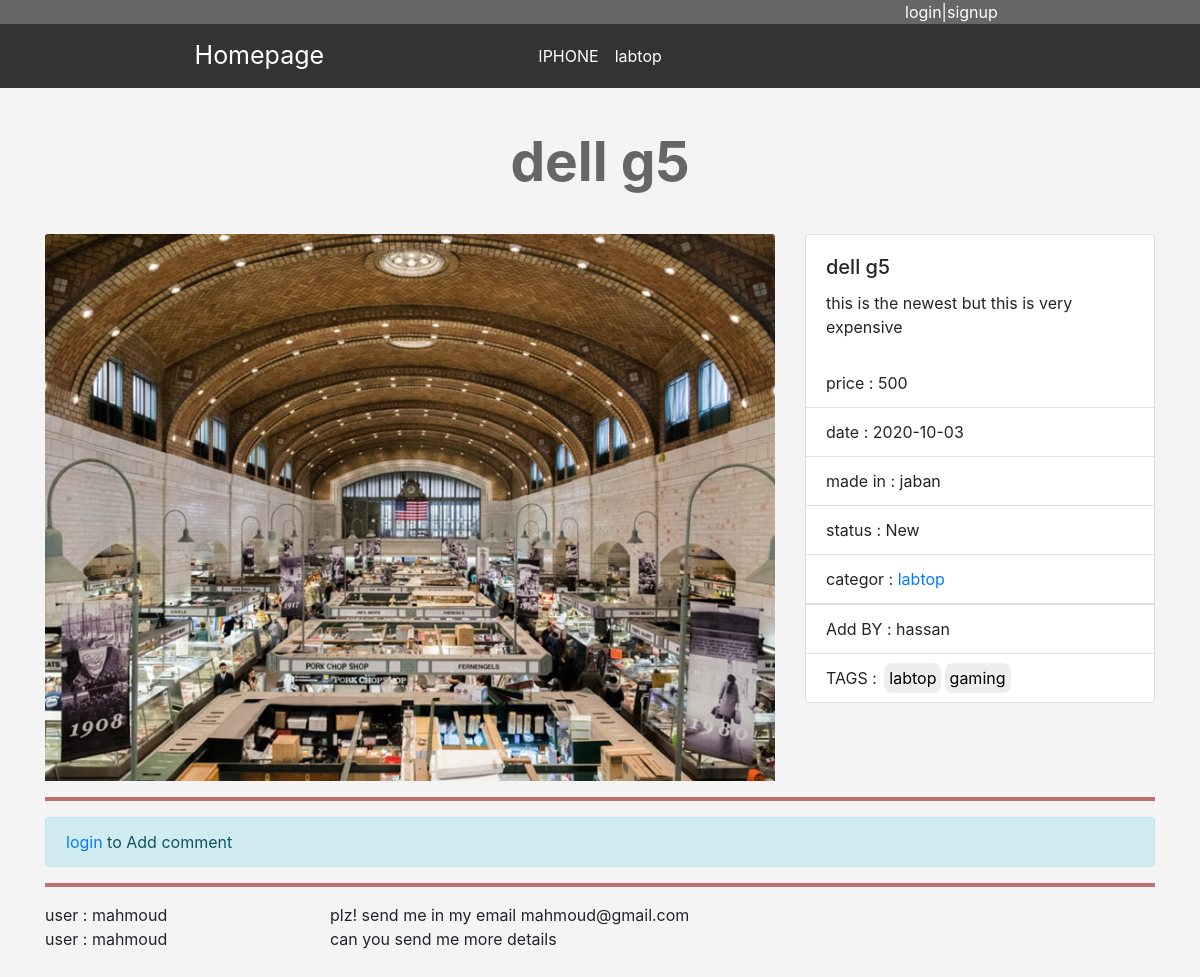
/item.php?itemid=3, run on the app's committed database.
### tables this page shows
CREATE TABLE `categor` (
  `ID` int(11) NOT NULL,
  `thename` varchar(255) NOT NULL,
  `deck` varchar(255) NOT NULL,
  `ordering` int(11) NOT NULL,
  `visible` int(11) NOT NULL DEFAULT 0,
  `comment` int(11) NOT NULL DEFAULT 0,
  `ads` int(11) NOT NULL DEFAULT 0,
  `parent` int(11) NOT NULL DEFAULT 0
);

CREATE TABLE `items` (
  `ID` int(11) NOT NULL,
  `name` varchar(255) NOT NULL,
  `desk` varchar(255) NOT NULL,
  `price` int(11) NOT NULL,
  `add_date` date NOT NULL,
  `country_made` varchar(255) NOT NULL,
  `status` int(11) NOT NULL,
  `cate_id` int(11) NOT NULL,
  `member_id` int(11) NOT NULL,
  `tag` varchar(255) NOT NULL,
  `approv` int(11) NOT NULL DEFAULT 0
);

CREATE TABLE `users` (
  `ID` int(11) NOT NULL,
  `username` varchar(255) NOT NULL,
  `pass` varchar(255) NOT NULL,
  `email` varchar(255) NOT NULL,
  `Fullname` varchar(255) NOT NULL,
  `regstatus` int(11) NOT NULL DEFAULT 0,
  `history` date NOT NULL,
  `image` varchar(255) NOT NULL,
  `groupID` int(11) NOT NULL DEFAULT 0
);

CREATE TABLE `comments` (
  `com_id` int(11) NOT NULL,
  `comment` varchar(255) NOT NULL,
  `status` int(11) NOT NULL DEFAULT 0,
  `com_data` date NOT NULL,
  `item_id` int(11) NOT NULL,
  `mem_id` int(11) NOT NULL
);

### init.php (called while the page is built, shortened)
<?php
$stpl = "C:\\xampp\htdocs\php_mah\\eCommerce\includes\\templates\\";
$css = "includes/templates/layout/css";
$header = $stpl . "header.php";
include $header;

### includes/languages/en.php (called while the page is built)
<?php
  function lang ($phrase)
  {
      static $lang = array
      (
            "home"    => "Homepage ",
            "cate"     => "categories",
            "item"    =>  "Item",
            "members" =>"Members",
            "comm"    => "Comments",
            "stat"    => "STATISTICS",
            "logs"    => "LOGS",
      );
      return $lang[$phrase];
  }

### item.php (the view, shortened to what this page needs)
<?php
include "init.php";
if(isset($_GET["itemid"]) && is_numeric($_GET["itemid"]))
{
    $itemid =$_GET["itemid"];
    $stmt = $con->prepare("SELECT items.* , categor.thename , users.username
                          FROM items
                          INNER JOIN categor ON categor.ID   = items.cate_id
                          INNER JOIN users   ON  users.ID    = items.member_id
                          WHERE items.ID = ? AND items.approv = 1");
    $stmt->execute(array($itemid));
    $items = $stmt->fetch();
    $count = $stmt->rowCount();
    if($count > 0){
    ?>
   <h1 class="text-center"><?php echo $items["name"] ; ?></h1>
     <div class="container">
         <div class="row">
             <div class="col-lg-8">
             <img src="../eCommerce/includes/templates/layout/img/ven3.jpg" class="card-img-top" alt="...">
             </div>
         <div class="col-lg-4">
                    <div class="card">
                    <div class="card-body">
                        <h5 class="card-title"><?php echo $items["name"]; ?></h5>
                        <p class="card-text"><?php echo $items["desk"] ?></p>
                    </div>
                    <ul class="list-group list-group-flush">
                        <li class="list-group-item">price   : <?php echo $items["price"] ?></li>
                        <li class="list-group-item">date    : <?php echo $items["add_date"] ?></li>
                        <li class="list-group-item">made in : <?php echo $items["country_made"]; ?></li>
                        <li class="list-group-item">status  : <?php
                        if($items["status"] == 1){echo "New" ;}
                        ?></li>
                        <li class="list-group-item">categor : <a href="catego.php?pagecat=<?php echo $items["cate_id"] ?>">
                        <?php echo $items["thename"]; ?></li> </a>
                        <li class="list-group-item">Add BY : <?php echo $items["username"]; ?></li>
                        <li class="list-group-item">TAGS :
                        <?php
                          $alltag = explode(",",$items["tag"]);
                          foreach($alltag as $tag)
                          {
                              $tag = str_replace(" " , "" , $tag);
                              $strlower = strtolower($tag);
                              if(! empty($tag)){
                              echo "<a class='tag' href='tags.php?name=".$strlower."'>".$tag."</a>";
                              }
                          }
                        ?>
                        </li>
                    </ul>
                    </div>
                </div>
         </div>
         <hr class="custom_hr">
         <?php
         if(isset($_SESSION["username"]))
         {
             ?>
         <div class="row">
            <div class="col-lg-3"></div>
            <div class="col-lg-9">
              <div class="add_comment">
                <h3>Add your comment</h3>
                <form action="<?php echo $_SERVER["PHP_SELF"] . "?itemid=" .  $items["ID"]  ?>" method="POST">
                    <textarea name="comment" required></textarea>
                    <input class="btn btn-primary" type="submit" value="Add comment">
                </form>
              </div>
            </div>
          </div>
          <?php
           if($_SERVER["REQUEST_METHOD"] == 'POST')
           {
                $com    =  filter_var($_POST["comment"],FILTER_SANITIZE_STRING);
                $itemid =  $items["ID"];
                $memid  =  $_SESSION["uid"];
                if(empty($com))
                {
                    echo "<div class='alert alert-danger'>comment mustn't be <b>Empty</b></div>";
                }
                else
                {
                    $stmt=$con->prepare("INSERT
                                        INTO comments
                                        (comment ,`status`, com_data , item_id , mem_id )
                                        VALUES (:c , 0 , now() , :i , :m)");
                    $stmt->execute(array(
                        'c' =>  $com,
                        "i" =>  $itemid ,
                        'm' =>  $memid
                    ));
                    $count = $stmt->rowCount();
                    if($count > 0)
                    {
                        echo "<div class='alert alert-success'>Comment Added</div>";
                    }
                }
           }
         }
         else
         {
            ?>
              <div class="alert alert-info"><a href="login.php">login</a> to Add comment</div>
            <?php
         }
          ?>
          <?php
              $stmt = $con->prepare("SELECT comments.* , items.* , users.username
                                    FROM comments
                                    INNER JOIN items ON items.ID = comments.item_id
                                    INNER JOIN users ON users.ID = comments.mem_id
                                    WHERE comments.status = 1
                                    AND  items.ID= ?
                                    ORDER BY comments.com_id DESC ");
               $stmt->execute(array($items["ID"]));
               $comments = $stmt->fetchAll();
               $count = $stmt->rowCount();
          ?>
         <hr class="custom_hr">
        <?php  if($count > 0) {  ?>
         <?php
             foreach($comments as $com)
             {
                 ?>
                 <div class="row">
                     <div class="col-lg-3">
                     user  :  <?php echo $com["username"] ?>
                     </div>
                     <div class="col-lg-8">
                         <?php echo $com["comment"] ?>
                     </div>
                 </div>
                 <?php
             }
         ?>
         <?php
         }
         else
         {
             echo "<div class='alert alert-info'>no comments to show </div>";
         }
         ?>
     </div>
    <?php
    }
    else
    {
        echo "<div class='container'>";
        echo "<div class='alert alert-danger'>there is no such ID OR waiting approval</div>";
        echo "</div>";
    }
}
else
{
    header("location:index.php");
}
?>

### includes/templates/header.php (shortened to what this page needs)
<!doctype html>
<html>
<head>
    <link rel="stylesheet" href="<?php echo $css; ?>/bootstrap.css">
    <link rel="stylesheet" href="<?php echo $css; ?>/fontawes/font1/css/all.css">
    <link rel="stylesheet" href="<?php echo $css; ?>/front.css">
</head>
<body>
    <div class="upernav">
        <div class="container">
            <div class="row">
                <?php
                if(isset($_SESSION["username"]))
                {
                 echo  "<div class='welco'>". "welcome " .  $_SESSION["username"] . " <wbr> " . "</div>";
                 $countstatus =  checkstatus ($_SESSION["username"]);
                 if ($countstatus > 0)
                 {
                     echo  " you are not active sir by admin" ;
                 }else
                 {
                     echo "<div class='col-lg-8'>";
                        echo "<a href='porfile.php'> portfile  </a>"."<wbr>";
                        echo "<a href='newad.php'>   New Ads</a>";
                        echo "<a href='logout.php'>  logout </a>";
                     echo "</div>";
                 }
                }
                else{
                ?>
                <div class="col-lg-9"></div>
                <div class="upnav col-lg-3">
                <a href="login.php">login|signup</a>
                </div>
                <?php
                }
                ?>
            </div>
        </div>
    </div>
    <nav class="navbar navbar-expand-lg text-center">
        <a class="navbar-brand color col-lg-5" href="index.php"><?php echo lang("home") ?></a>
        <div class="collapse navbar-collapse" id="navbarSupportedContent">
            <ul class="navbar-nav mr-auto col-lg-7 text-right">
                <?php
                $stmt = $con->prepare("SELECT * FROM categor WHERE parent = 0 ORDER BY ID ASC");
                $stmt->execute();
                $cats = $stmt->fetchAll();
                foreach ($cats as $cat) {
                ?>
                    <li class="nav-item active">
                        <a class="nav-link color" href="catego.php?pagecat=<?php echo $cat["ID"]; ?>"><?php echo $cat["thename"]; ?></a>
                    </li>
                <?php
                }
                ?>
            </ul>
        </div>
    </nav>

### includes/templates/layout/css/front.css (style rules this page uses)
* { margin: 0px; padding: 0px; box-sizing: border-box; }
body { background-color: #f4f4f4; height: 1200px; }
h1 { font-size: 55px; margin: 40px 0; font-weight: bold; color: #666; }
.upernav { background-color: #666; }
.upnav a { padding: 5px; color: #fff; text-decoration: none; transition: all 0.45s ease-in-out; }
nav { background-color: #333 !important; }
.navbar-brand { font-size: 25px; }
.navbar-collapse { margin-left: 1%; }
.color { color: #Fff; }

### item.php (style rules this page uses)
.custom_hr { color: #bb6f6f; border: 2px solid; }
.tag { background-color: #eee; padding: 5px; color: #000; text-decoration: none; margin-left: 1%; border-radius: 8px; }

### data on the page
categor: thename "IPHONE"
categor: thename "labtop"
items: name "dell g5", desk "this is the newest but this is very expensive", price "500", add_date "2020-10-03", country_made "jaban", categor.thename "labtop", member.username "hassan", tag "labtop", tag "gaming"
comments: mem.username "mahmoud", comment "plz! send me in my email mahmoud@gmail.com"
comments: mem.username "mahmoud", comment "can you send me more details"

### other printed values
lang("home") "Homepage"
